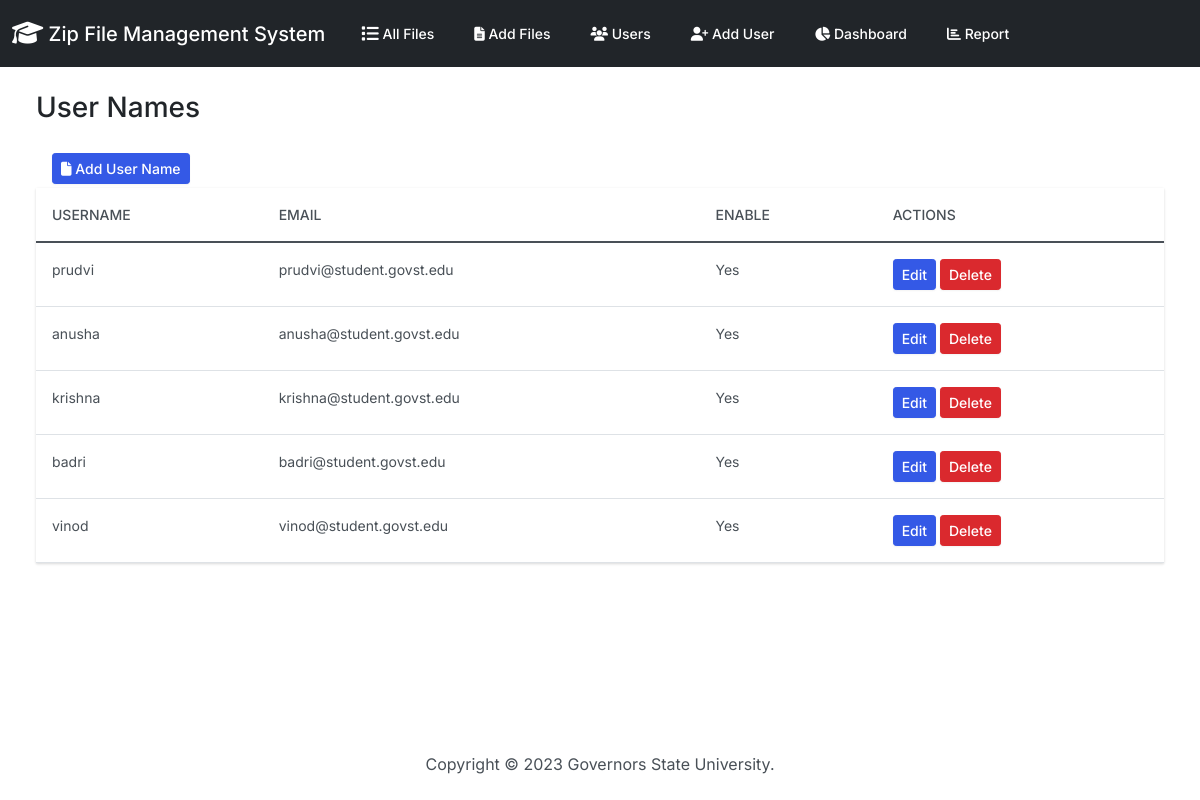
The app's page /user_list/, older data.
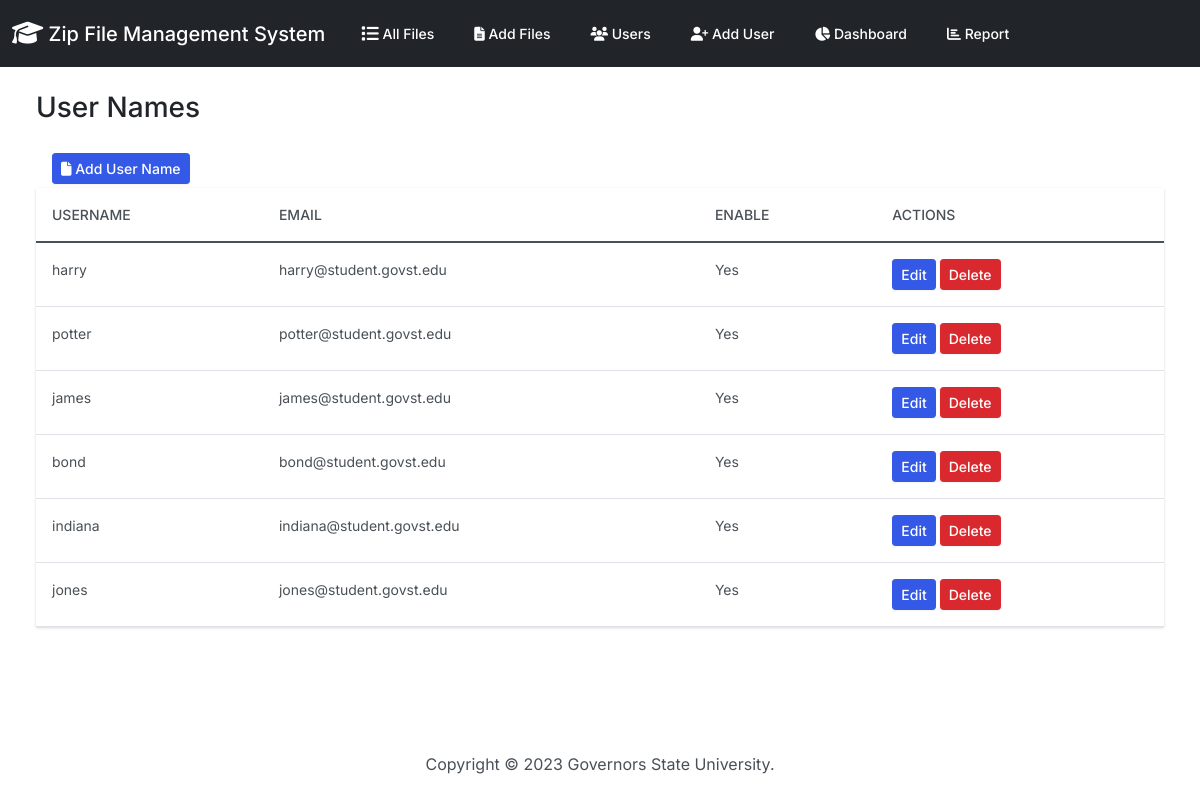
The same page, newer data.
### zipfiles/models.py (models this page shows, shortened)
class UserNamesList(models.Model):
    user_name = models.CharField(
        primary_key=True,  # Set user_name as the primary key
        max_length=255,
        unique=True,
        validators=[
            MinLengthValidator(3, message='Username must have at least 3 characters.'),
        ]
    )
    email = models.EmailField()
    enable = models.BooleanField(default=True)
    updated_date = models.DateTimeField(default=timezone.now)
    class Meta:
        verbose_name_plural = 'UserNamesList'

### zipfiles/views.py (the view)
# urls.py: path('user_list/', views.user_list, name='user_list'),
def user_list(request):
    users = UserNamesList.objects.all()
    return render(request, 'zipfiles/user_list.html', {'users': users})

### zipfiles/templates/zipfiles/user_list.html (shortened to what this page needs)
{% extends "zipfiles/base.html" %}
{% block body %}
<h3 class="m-4">User Names</h3>
<div class="row">
  <div class="col-12">
    <div class="ms-4 me-4 mb-4">
      <a class="btn btn-primary btn-sm mx-3 my-1" href="{% url 'user_create' %}">
        <i class="fas fa-file"></i> Add User Name
      </a>
      <table class="table table-hover">
        <thead class="thead-dark">
          <tr>
            <th>Username</th>
            <th>Email</th>
            <th>Enable</th>
            <th>Actions</th>
          </tr>
        </thead>
        <tbody>
          {% for user in users %}
          <tr>
            <td>{{ user.user_name }}</td>
            <td>{{ user.email }}</td>
            <td>{% if user.enable %}Yes{% else %}No{% endif %}</td>
            <td>
              <form method="post" action="{% url 'user_update' user.pk %}" style="display: inline;">
                  <button type="submit" class="btn btn-sm btn-primary">Edit</button>
              </form>
              <form method="post" action="{% url 'user_delete' user.pk %}" style="display: inline;">
                <button type="submit" class="btn btn-sm btn-danger" onclick="return confirm('Are you sure you want to delete this user: {{ user.user_name }}?')">Delete</button>
              </form>
            </td>
          </tr>
          {% endfor %}
        </tbody>
      </table>
  </div>
</div>
</div>
{% endblock %}

### zipfiles/templates/zipfiles/base.html (shortened to what this page needs)
{% load static %}
<!DOCTYPE html>
<html lang="en">
  <head>
    <link rel="stylesheet" href="https://cdnjs.cloudflare.com/ajax/libs/font-awesome/6.1.1/css/all.min.css">
    <link href="{% static 'css/bootstrap.min.css' %}" rel="stylesheet">
  </head>
  <body class="d-flex flex-column min-vh-100">
    <div id="parentDiv">
      <nav class="navbar navbar-expand-lg navbar-dark bg-dark">
        <div class="container-fluid">
          <a class="navbar-brand" href="{% url 'index' %}">
            <i class="fa-solid fa-graduation-cap fa-lg"></i> Zip File Management System
          </a>
          <div class="collapse navbar-collapse" id="navbarColor01">
            <ul class="navbar-nav me-auto">
              <li class="nav-item">
                <a class="nav-link" href="{% url 'index' %}">
                   All Files
                </a>
              </li>
              <li class="nav-item">
                <a class="nav-link" href="{% url 'add' %}">
                  <i class="fas fa-file-alt"></i> Add Files
                </a>
              </li>
              <li class="nav-item">
                <a class="nav-link" href="{% url 'user_list' %}">
                  <i class="fas fa-users"></i> Users
                </a>
              </li>
              <li class="nav-item">
                <a class="nav-link" href="{% url 'user_create' %}">
                  <i class="fas fa-user-plus"></i> Add User
                </a>
              </li>
              <li class="nav-item">
                <a class="nav-link" href="{% url 'dashboard' %}">
                  <i class="fas fa-chart-pie"></i> Dashboard
                </a>
              </li>
              <li class="nav-item">
                <a class="nav-link" href="{% url 'report' %}">
                  <i class="fas fa-chart-bar"></i> Report
                </a>
              </li>
            </ul>
          </div>
        </div>
      </nav>
      <div class="container-fluid">
        {% block body %}
        {% endblock %}
      </div>
    </div>
    <footer class="mt-auto mb-4">
      <div class="text-center">
        <span>
          Copyright &copy; <script>document.write(new Date().getFullYear())</script> Governors State University.
        </span>
      </div>
    </footer>
  </body>
</html>

### zipfiles/templates/zipfiles/base.html (style rules this page uses)
body, table { font-size: 14px; }

Row changes from the older to the newer data that the page shows:
removed UserNamesList: user_name "prudvi", email "prudvi@student.govst.edu", enable "Yes"
removed UserNamesList: user_name "anusha", email "anusha@student.govst.edu", enable "Yes"
removed UserNamesList: user_name "krishna", email "krishna@student.govst.edu", enable "Yes"
removed UserNamesList: user_name "badri", email "badri@student.govst.edu", enable "Yes"
removed UserNamesList: user_name "vinod", email "vinod@student.govst.edu", enable "Yes"
added UserNamesList: user_name "harry", email "harry@student.govst.edu", enable "Yes"
added UserNamesList: user_name "potter", email "potter@student.govst.edu", enable "Yes"
added UserNamesList: user_name "james", email "james@student.govst.edu", enable "Yes"
added UserNamesList: user_name "bond", email "bond@student.govst.edu", enable "Yes"
added UserNamesList: user_name "indiana", email "indiana@student.govst.edu", enable "Yes"
added UserNamesList: user_name "jones", email "jones@student.govst.edu", enable "Yes"
